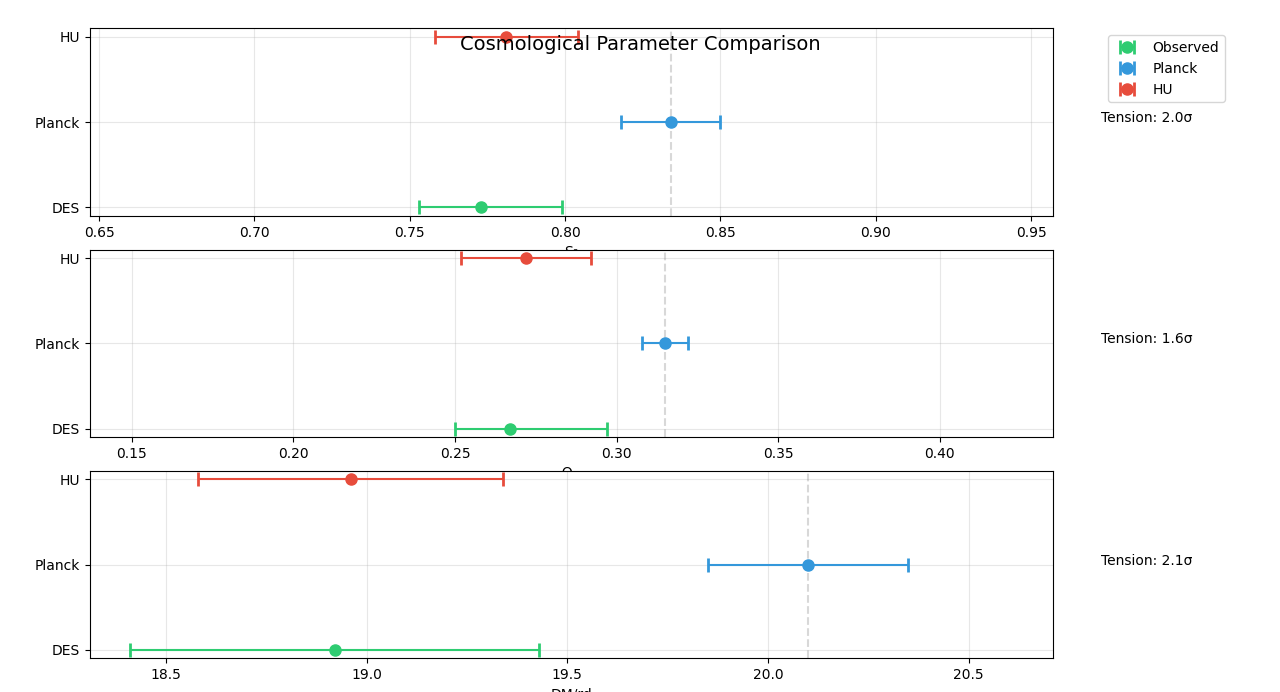

The Python source for this figure:
import numpy as np
import matplotlib.pyplot as plt

# Data with uncertainties
DATA = {
    "Observed": {  # DES measurements
        "S8": (0.773, 0.026, 0.020),  # (value, error_plus, error_minus)
        "omega_m": (0.267, 0.030, 0.017),
        "DM_rd": (18.92, 0.51, 0.51)
    },
    "Planck": {  # Planck ΛCDM
        "S8": (0.834, 0.016, 0.016),
        "omega_m": (0.315, 0.007, 0.007),
        "DM_rd": (20.1, 0.25, 0.25)
    },
    "HU": {  # HU predictions
        "S8": (0.781, 0.023, 0.023),
        "omega_m": (0.272, 0.020, 0.020),
        "DM_rd": (18.96, 0.38, 0.38)
    }
}

def create_parameter_comparison():
    fig, axes = plt.subplots(3, 1, figsize=(10, 12))
    fig.suptitle('Cosmological Parameter Comparison', fontsize=14, y=0.95)
    
    parameters = ['S8', 'omega_m', 'DM_rd']
    labels = ['S₈', 'Ωₘ', 'DM/rd']
    colors = {'Observed': '#2ecc71', 'Planck': '#3498db', 'HU': '#e74c3c'}
    
    for i, (param, label) in enumerate(zip(parameters, labels)):
        ax = axes[i]
        y_positions = np.arange(len(DATA))
        
        for j, (source, values) in enumerate(DATA.items()):
            value, err_plus, err_minus = values[param]
            ax.errorbar(value, j, xerr=[[err_minus], [err_plus]], 
                       fmt='o', capsize=5, capthick=2, 
                       color=colors[source], label=source,
                       markersize=8)
        
        # Add vertical line for Planck value to show reference
        ax.axvline(x=DATA['Planck'][param][0], color='gray', 
                  linestyle='--', alpha=0.3)
        
        # Customize each subplot
        ax.set_yticks(y_positions)
        ax.set_yticklabels(['DES', 'Planck', 'HU'])
        ax.set_xlabel(label)
        ax.grid(True, alpha=0.3)
        
        # Add legend only to first plot
        if i == 0:
            ax.legend(bbox_to_anchor=(1.05, 1), loc='upper left')
            
        # Calculate and display tension with Planck
        obs_val, obs_err_p, obs_err_m = DATA['Observed'][param]
        planck_val, planck_err_p, planck_err_m = DATA['Planck'][param]
        tension = (planck_val - obs_val) / np.sqrt(planck_err_p**2 + obs_err_p**2)
        ax.text(1.05, 0.5, f'Tension: {tension:.1f}σ', 
                transform=ax.transAxes)
        
        # Adjust x-axis limits to show all data points clearly
        all_values = [v[param][0] for v in DATA.values()]
        all_errors = [v[param][1:] for v in DATA.values()]
        x_min = min(all_values) - max([e[0] for e in all_errors]) - 0.1
        x_max = max(all_values) + max([e[1] for e in all_errors]) + 0.1
        ax.set_xlim(x_min, x_max)
    
    plt.tight_layout()
    return fig

# Create and show the plot
fig = create_parameter_comparison()
plt.show()
